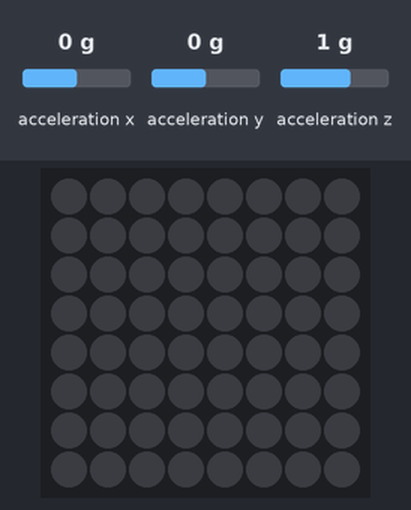
Simulated run of this program. Board: Raspberry Pi (BCM pin numbers) with a Sense HAT. On the bench: the Sense HAT's 8×8 RGB LED matrix. The test bench sets the inputs (shaded band); at power-on: acceleration x 0 g, acceleration y 0 g, acceleration z 1 g.

Above: at 1.2 s.
1.3 s: acceleration x set to -3.4 g
At 1.58 s:
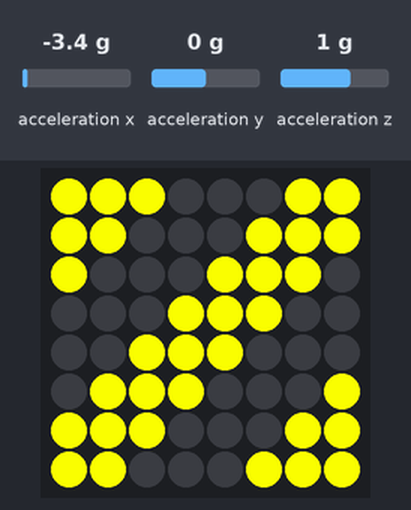
3.3 s: acceleration x set to 0 g
At 4.1 s:
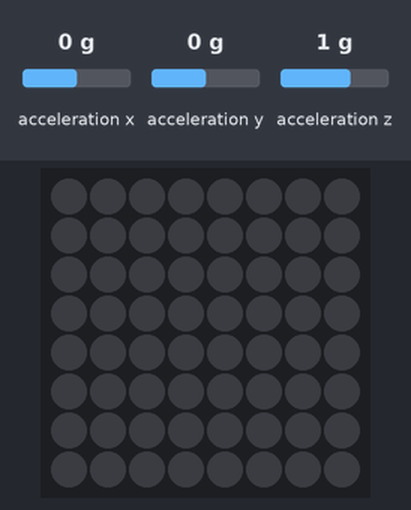
4.8 s: acceleration x set to -1.8 g
At 5.01 s:
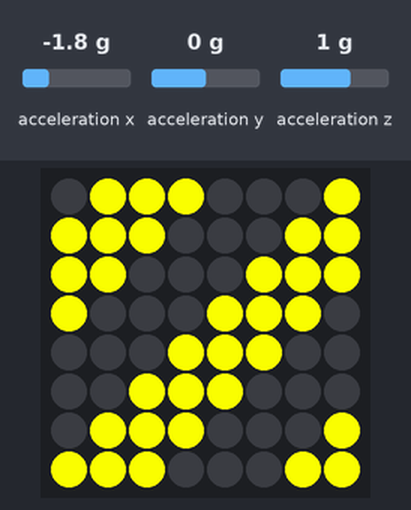

The program:

tilt.py
```python
from sense_hat import SenseHat
from time import sleep

sense = SenseHat()

red = (255, 0, 0)
green = (0, 255, 0)

y = (255, 255, 0) #Yellow
b = (0, 0, 0) # Black

stripes_1 = [
   y, y, y, b, b, b, y, y,
   y, y, b, b, b, y, y, y,
   y, b, b, b, y, y, y, b,
   b, b, b, y, y, y, b, b,
   b, b, y, y, y, b, b, b,
   b, y, y, y, b, b, b, y,
   y, y, y, b, b, b, y, y,
   y, y, b, b, b, y, y, y
]

stripes_2 = [
   b, y, y, y, b, b, b, y,
   y, y, y, b, b, b, y, y,
   y, y, b, b, b, y, y, y,
   y, b, b, b, y, y, y, b,
   b, b, b, y, y, y, b, b,
   b, b, y, y, y, b, b, b,
   b, y, y, y, b, b, b, y,
   y, y, y, b, b, b, y, y
]

stripes_3 = [
   b, b, y, y, y, b, b, b,
   b, y, y, y, b, b, b, y,
   y, y, y, b, b, b, y, y,
   y, y, b, b, b, y, y, y,
   y, b, b, b, y, y, y, b,
   b, b, b, y, y, y, b, b,
   b, b, y, y, y, b, b, b,
   b, y, y, y, b, b, b, y
]

stripes_4 = [
   b, b, b, y, y, y, b, b,
   b, b, y, y, y, b, b, b,
   b, y, y, y, b, b, b, y,
   y, y, y, b, b, b, y, y,
   y, y, b, b, b, y, y, y,
   y, b, b, b, y, y, y, b,
   b, b, b, y, y, y, b, b,
   b, b, y, y, y, b, b, b
]

stripes_5 = [
   y, b, b, b, y, y, y, b,
   b, b, b, y, y, y, b, b,
   b, b, y, y, y, b, b, b,
   b, y, y, y, b, b, b, y,
   y, y, y, b, b, b, y, y,
   y, y, b, b, b, y, y, y,
   y, b, b, b, y, y, y, b,
   b, b, b, y, y, y, b, b
]

stripes_6 = [
   y, y, b, b, b, y, y, y,
   y, b, b, b, y, y, y, b,
   b, b, b, y, y, y, b, b,
   b, b, y, y, y, b, b, y,
   b, y, y, y, b, b, b, y,
   y, y, y, b, b, b, y, y,
   y, y, b, b, b, y, y, y,
   y, b, b, b, y, y, y, b
]


while True:
    acceleration = sense.get_accelerometer_raw()
    x = acceleration['x']
    y = acceleration['y']
    z = acceleration['z']

    x = abs(x)
    y = abs(y)
    z = abs(z)

    if x > 1.5 or y > 1.5 or z > 1.5:
        count = 0
        while count < 3:
            sense.set_pixels(stripes_1)
            sleep(0.1)
            sense.set_pixels(stripes_2)
            sleep(0.1)
            sense.set_pixels(stripes_3)
            sleep(0.1)
            sense.set_pixels(stripes_4)
            sleep(0.1)
            sense.set_pixels(stripes_5)
            sleep(0.1)
            sense.set_pixels(stripes_6)
            sleep(0.1)
            count += 1
    else:
        sense.clear()
        sleep(0.5)
        sense.show_letter(".", green)
```

Measured:
- after the input at 1.3 s, the LEDs: change after 0.24 s (image 1)
- after the input at 3.3 s, the LEDs: change after 0.05 s (image 2)
- after the input at 4.8 s, the LEDs: first change after 0.07 s (image 3 shows a later state)
